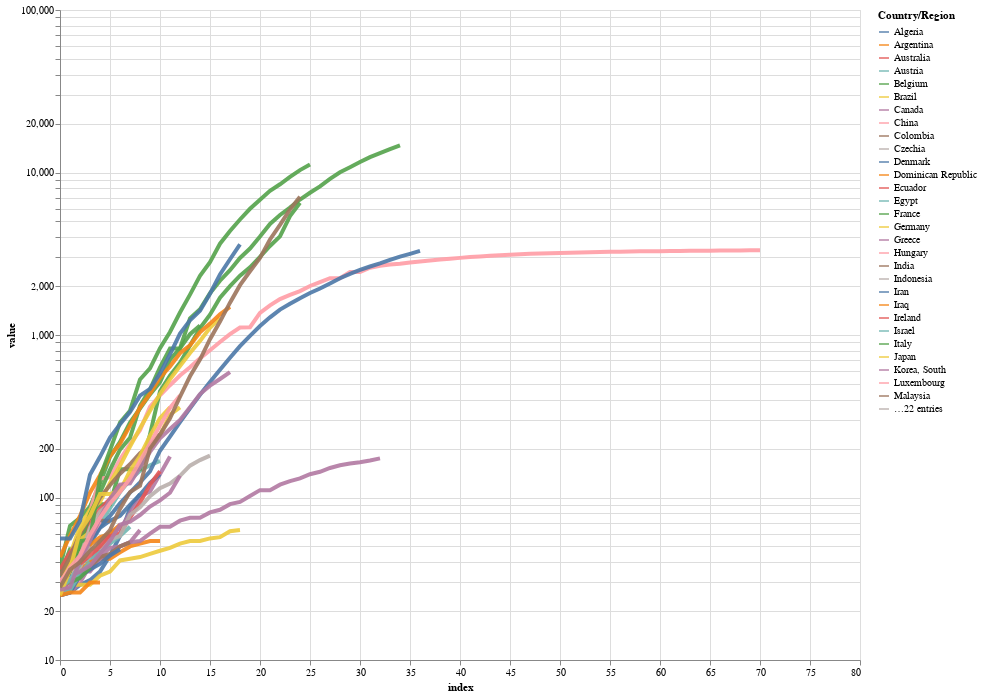

Notebook source saved alongside this figure:
### Code cell
# altair plot with hover tool
alt.Chart(dfq).mark_line(strokeWidth=4, opacity=0.9).encode(
    x=alt.X('index'),
    y=alt.Y('value', scale=alt.Scale(type='log')),
    color='Country/Region',
    tooltip=['Country/Region', 'index','value']
).properties(
    width=800,
    height=650
).interactive()

### Figure 1 — Vega-Lite specification as saved in the notebook (floating-point values rounded to 4 significant figures; data arrays with more than 128 entries replaced by an {"elided": "..."} marker saying what was removed)
{"config": {"view": {"continuousWidth": 400, "continuousHeight": 300}}, "data": {"name": "data-2ca9925c23127685fee229af4d21b7f4"}, "mark": {"type": "line", "opacity": 0.9, "strokeWidth": 4}, "encoding": {"color": {"type": "nominal", "field": "Country/Region"}, "tooltip": [{"type": "nominal", "field": "Country/Region"}, {"type": "quantitative", "field": "index"}, {"type": "quantitative", "field": "value"}], "x": {"type": "quantitative", "field": "index"}, "y": {"type": "quantitative", "field": "value", "scale": {"type": "log"}}}, "height": 650, "selection": {"selector001": {"type": "interval", "bind": "scales", "encodings": ["x", "y"]}}, "width": 800, "$schema": "https://vega.github.io/schema/vega-lite/v4.8.1.json", "datasets": {"data-2ca9925c23127685fee229af4d21b7f4": {"elided": "3723 records"}}}
